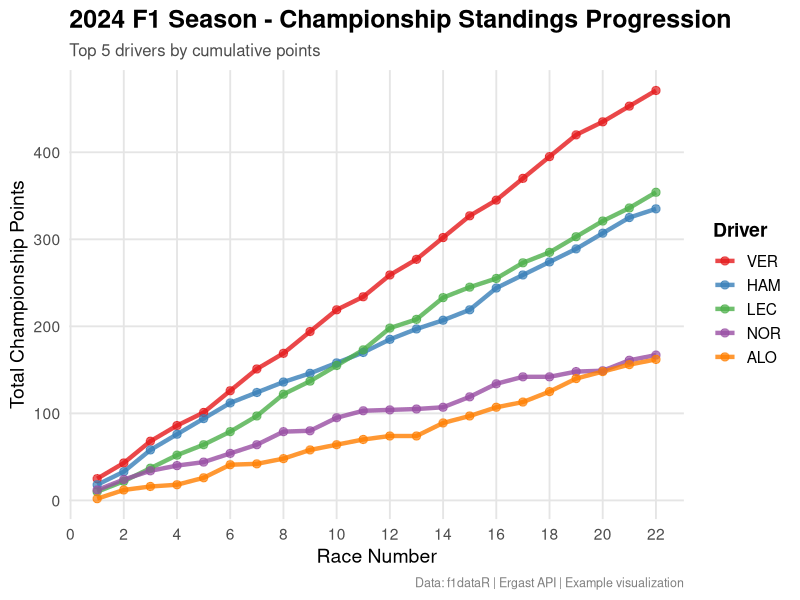

Source code (R):
#!/usr/bin/env Rscript
# Example script: Plot driver championship standings progression
# Demonstrates how to create season-long analysis visualizations

# Load required packages
suppressPackageStartupMessages({
  library(ggplot2)
  library(dplyr)
  library(tidyr)
})

# Configuration
SEASON <- 2024
CACHE_DIR <- "data/cache"
OUTPUT_DIR <- "plots"

# Create directories
dir.create(CACHE_DIR, recursive = TRUE, showWarnings = FALSE)
dir.create(OUTPUT_DIR, recursive = TRUE, showWarnings = FALSE)

# Main execution
main <- function() {
  cat("\n")
  cat("===========================================\n")
  cat("F1 Championship Standings Progression\n")
  cat("===========================================\n")
  cat(sprintf("Season: %d\n", SEASON))
  cat("\n")

  tryCatch(
    {
      cat("Step 1: Generating example standings data...\n")

      # Create example standings data
      # In a real implementation, this would come from f1dataR
      set.seed(123)
      races <- 1:22
      drivers <- c("VER", "HAM", "LEC", "PER", "NOR", "SAI", "RUS", "ALO")

      # Simulate championship progression
      standings_data <- expand.grid(
        race = races,
        driver = drivers
      ) %>%
        arrange(driver, race) %>%
        group_by(driver) %>%
        mutate(
          # Simulate points accumulation
          race_points = case_when(
            driver == "VER" ~
              sample(
                c(25, 18, 15),
                size = n(),
                replace = TRUE,
                prob = c(0.6, 0.3, 0.1)
              ),
            driver == "HAM" ~
              sample(
                c(25, 18, 15, 12, 10),
                size = n(),
                replace = TRUE,
                prob = c(0.1, 0.3, 0.3, 0.2, 0.1)
              ),
            driver == "LEC" ~
              sample(
                c(25, 18, 15, 12, 10),
                size = n(),
                replace = TRUE,
                prob = c(0.15, 0.25, 0.3, 0.2, 0.1)
              ),
            TRUE ~
              sample(
                c(15, 12, 10, 8, 6, 4, 2, 1, 0),
                size = n(),
                replace = TRUE
              )
          ),
          total_points = cumsum(race_points)
        ) %>%
        ungroup()

      # Get top 5 drivers by final points
      top_drivers <- standings_data %>%
        filter(race == max(race)) %>%
        arrange(desc(total_points)) %>%
        head(5) %>%
        pull(driver)

      plot_data <- standings_data %>%
        filter(driver %in% top_drivers)

      cat("Step 2: Creating visualization...\n")

      # Create plot
      p <- ggplot(
        plot_data,
        aes(x = race, y = total_points, color = driver, group = driver)
      ) +
        geom_line(linewidth = 1.5, alpha = 0.8) +
        geom_point(size = 2.5, alpha = 0.7) +
        scale_x_continuous(breaks = seq(0, 22, by = 2)) +
        scale_color_brewer(palette = "Set1") +
        theme_minimal(base_size = 14) +
        theme(
          plot.title = element_text(face = "bold", size = 18),
          plot.subtitle = element_text(size = 12, color = "gray30"),
          plot.caption = element_text(size = 9, color = "gray50"),
          legend.position = "right",
          legend.title = element_text(face = "bold"),
          panel.grid.minor = element_blank(),
          panel.grid.major = element_line(color = "gray90")
        ) +
        labs(
          title = sprintf(
            "%d F1 Season - Championship Standings Progression",
            SEASON
          ),
          subtitle = "Top 5 drivers by cumulative points",
          x = "Race Number",
          y = "Total Championship Points",
          color = "Driver",
          caption = "Data: f1dataR | Ergast API | Example visualization"
        )

      cat("Step 3: Saving plot...\n")
      output_file <- file.path(
        OUTPUT_DIR,
        sprintf("standings_progression_%d.png", SEASON)
      )

      ggsave(
        filename = output_file,
        plot = p,
        width = 12,
        height = 7,
        dpi = 300,
        bg = "white"
      )

      cat(sprintf("✓ Plot saved to: %s\n", output_file))

      # Also create a final standings table visualization
      cat("Step 4: Creating final standings table...\n")

      final_standings <- standings_data %>%
        filter(race == max(race), driver %in% top_drivers) %>%
        arrange(desc(total_points)) %>%
        mutate(position = row_number()) %>%
        select(position, driver, total_points)

      # Print to console
      cat("\nFinal Standings (Top 5):\n")
      print(final_standings, row.names = FALSE)

      cat("\n")
      cat("===========================================\n")
      cat("Analysis complete!\n")
      cat("===========================================\n")
      cat("\n")
    },
    error = function(e) {
      cat(sprintf("\n✗ Error: %s\n\n", e$message))
      quit(status = 1)
    }
  )
}

# Run main function
main()
